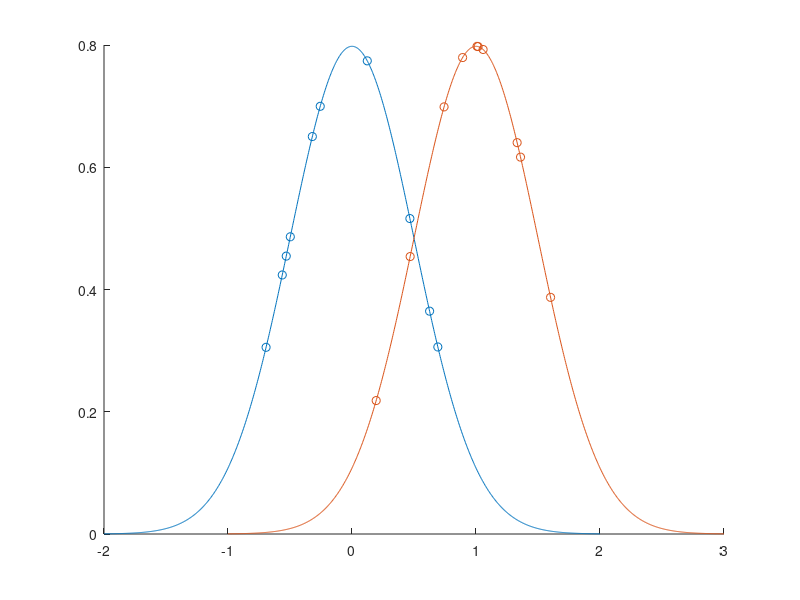
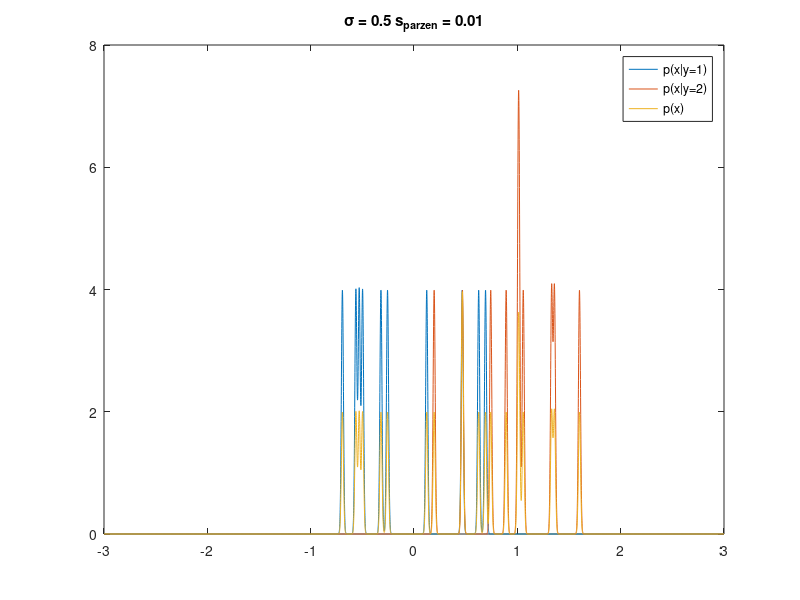
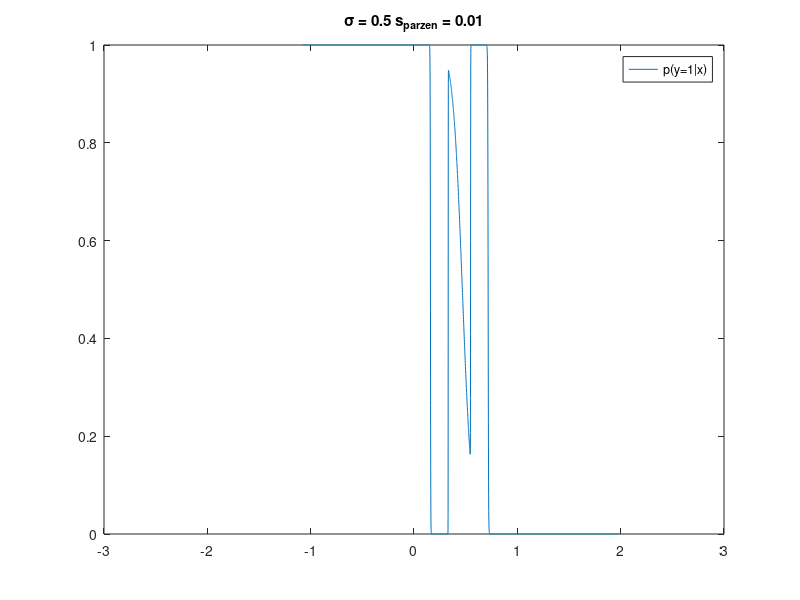
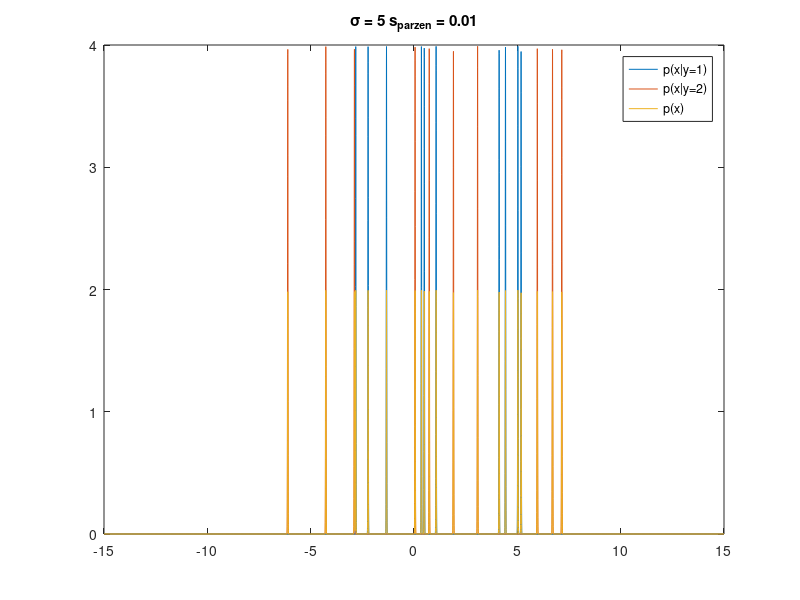

Source code (MATLAB) for these figures, in order:
sm1 = 0.5;
sm2 = 5;

m1 = 0;
m2 = 1;

% classes with s = 0.5
y11 = @(x) normpdf(x, m1, sm1);
y12 = @(x) normpdf(x, m2, sm1);

% classes with s = 5
y21 = @(x) normpdf(x, m1, sm2);
y22 = @(x) normpdf(x, m2, sm2);

p = @(x, mu, sig) [(mu + sig.*x), normpdf((mu + sig.*x), mu, sig)];
%rng(1); % predictable random numbers

r = randn(10,1);
XTrain11 = p(r, m1, sm1);
r = randn(10,1);
XTrain12 = p(r, m2, sm1);

r = randn(1000,1);
XTest11 = p(r, m1, sm1);
r = randn(1000,1);
XTest12 = p(r, m2, sm1);

r = randn(10,1);
XTrain21 = p(r, m1, sm2);
r = randn(10,1);
XTrain22 = p(r, m2, sm2);

r = randn(1000,1);
XTest21 = p(r, m1, sm2);
r = randn(1000,1);
XTest22 = p(r, m2, sm2);

XTrain = zeros(10, 2, 4);
XTrain(:,:,1) = XTrain11;
XTrain(:,:,2) = XTrain12;
XTrain(:,:,3) = XTrain21;
XTrain(:,:,4) = XTrain22;

XTest = zeros(1000, 2, 4);
XTest(:,:,1) = XTest11;
XTest(:,:,2) = XTest12;
XTest(:,:,3) = XTest21;
XTest(:,:,4) = XTest22;

%%
%scatter(XTest(:,1,1), XTest(:,2,1))

for i = 1:2
    scatter(XTrain(:,1,i), XTrain(:,2,i))
    hold on
    if i == 1
        x = linspace(-2, 2, 1000);
        plot(x, y11(x));
    elseif i == 2
        x = linspace(-1, 3, 1000);
        plot(x, y12(x));
    end
end

%%
sp1 = 0.01;
sp2 = 1;
k1 = @(x, xi) 1/(2*pi*sp1^2)^(1/2)*exp(-1/(2*sp1^2)*abs(x-xi).^2);
k2 = @(x, xi) 1/(2*pi*sp2^2)^(1/2)*exp(-1/(2*sp2^2)*abs(x-xi).^2);

p1 = @(x, xi) sum(k1(xi, x))/size(xi,1);
p2 = @(x, xi) sum(k2(xi, x))/size(xi,1);

%p11 = @(x)

xp = linspace(-3, 3, 10000);

figure
plot(xp, p1(xp, XTrain(:,1,1)));
hold on;
plot(xp, p1(xp, XTrain(:,1,2)));
plot(xp, 0.5*p1(xp, XTrain(:,1,1)) + 0.5*p1(xp, XTrain(:,1,2)))
title(['\sigma = 0.5 s_{parzen} = 0.01'])
legend('p(x|y=1)', 'p(x|y=2)', 'p(x)')
figure
plot(xp, 0.5*(p1(xp, XTrain(:,1,1)))./(0.5*p1(xp, XTrain(:,1,1)) + 0.5*p1(xp, XTrain(:,1,2))))
title(['\sigma = 0.5 s_{parzen} = 0.01'])
legend('p(y=1|x)')
%%
xp = linspace(-15, 15, 10000);
figure
plot(xp, p1(xp, XTrain(:,1,3)));
hold on;
plot(xp, p1(xp, XTrain(:,1,4)));
plot(xp, 0.5*p1(xp, XTrain(:,1,3)) + 0.5*p1(xp, XTrain(:,1,4)))
title(['\sigma = 5 s_{parzen} = 0.01'])
legend('p(x|y=1)', 'p(x|y=2)', 'p(x)')
figure
plot(xp, 0.5*(p1(xp, XTrain(:,1,3)))./(0.5*p1(xp, XTrain(:,1,3)) + 0.5*p1(xp, XTrain(:,1,4))))
title(['\sigma = 5 s_{parzen} = 0.01'])
legend('p(y=1|x)')
%%
xp = linspace(-10, 10, 10000);
figure
plot(xp, p2(xp, XTrain(:,1,1)));
hold on;
plot(xp, p2(xp, XTrain(:,1,2)));
plot(xp, 0.5*p2(xp, XTrain(:,1,1)) + 0.5*p2(xp, XTrain(:,1,2)))
title(['\sigma = 0.5 s_{parzen} = 1'])
legend('p(x|y=1)', 'p(x|y=2)', 'p(x)')
figure
plot(xp, 0.5*(p2(xp, XTrain(:,1,1)))./(0.5*p2(xp, XTrain(:,1,1)) + 0.5*p2(xp, XTrain(:,1,2))))
title(['\sigma = 0.5 s_{parzen} = 1'])
legend('p(y=1|x)')
%%
xp = linspace(-20, 20, 10000);
figure
plot(xp, p2(xp, XTrain(:,1,3)));
hold on;
plot(xp, p2(xp, XTrain(:,1,4)));
plot(xp, 0.5*p2(xp, XTrain(:,1,3)) + 0.5*p2(xp, XTrain(:,1,4)))
title(['\sigma = 5 s_{parzen} = 1'])
legend('p(x|y=1)', 'p(x|y=2)', 'p(x)')
figure
plot(xp, 0.5*(p2(xp, XTrain(:,1,3)))./(0.5*p2(xp, XTrain(:,1,3)) + 0.5*p2(xp, XTrain(:,1,4))))
title(['\sigma = 5 s_{parzen} = 1'])
legend('p(y=1|x)')